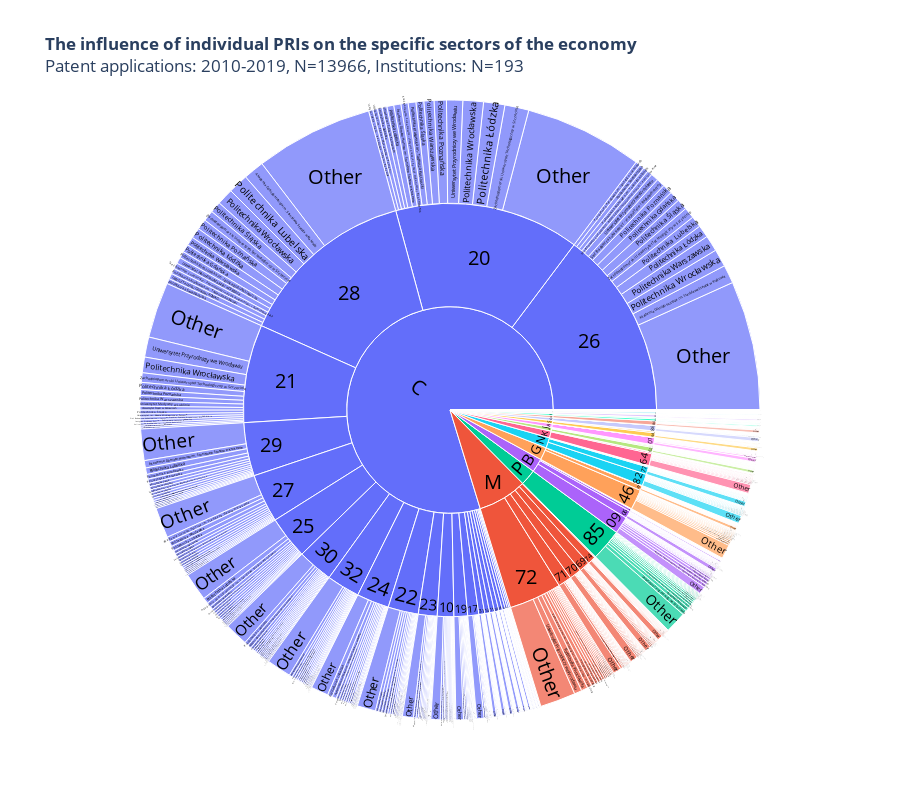

Notebook code cell kept with this figure:
### Code cell
# Define top n instutions and other group by the sum of percent in given nace category 
def top_n_institutions(plot_data, n=10):
        
    l_df = plot_data.groupby(['nace_code', 'nace'])['percent'].nlargest(n).reset_index()
    l_df['institution'] = l_df['level_2'].apply(lambda i: plot_data.iloc[i]['institution'])
    del l_df['level_2']

    l_df_all = plot_data.groupby(['nace_code', 'nace'])['percent'].sum().reset_index()
    l_df_all['institution'] = 'Other'

    l_df_all['percent'] =  l_df_all['percent']  - l_df.groupby(['nace_code', 'nace']).sum().reset_index()['percent']

    return pd.concat([l_df, l_df_all], axis=0)


# Create plotly sunburst chart with nace_code as first level of the pie  and nace as outer layer
def plot_pie(plot_data, title):

    parent_df = plot_data.groupby('nace_code').sum().reset_index()
    parent_df['percent'] = parent_df['percent'] / parent_df['percent'].sum() * 100
    
    parent_ids = parent_df['nace_code'].tolist()
    parent_labels = parent_df['nace_code'].tolist()
    parent_values = parent_df['percent'].tolist()
    
    child_df = plot_data.groupby(['nace_code','nace']).sum().reset_index()
    child_df['percent'] = child_df['percent'] / child_df['percent'].sum() * 100
    
    child_ids = child_df['nace'].tolist()
    child_labels = child_df['nace'].tolist()
    child_parents = child_df['nace_code'].tolist()
    child_values = child_df['percent'].tolist()
    
    
    
    child_child_df = plot_data.groupby(['nace_code', 'nace', 'institution']).sum().reset_index()
    
    child_child_df['percent'] = child_child_df['percent'] / child_child_df['percent'].sum() * 100
    
    child_child_ids = [ n+'/'+i for n,i in zip( child_child_df['nace'].tolist(), child_child_df['institution'].tolist() ) ]
    child_child_labels = child_child_df['institution'].tolist()
    child_child_parents = child_child_df['nace'].tolist()
    child_child_values = child_child_df['percent'].tolist()
    
    
    
    # Get ids
    ids = parent_ids + child_ids + child_child_ids
    values = parent_values + child_values  + child_child_values
    
    # Get parents
    parents = [''] * len(parent_ids) + child_parents + child_child_parents
    
    # ids 
    labels = parent_labels + child_labels  + child_child_labels
    
    
    def do_mapping(id):
        if id in code_label_mapping:
            return code_label_mapping[id]
        return id 
    
    
    
    customdata = [do_mapping(id) for id in ids ] 
    
    
    
    sunburst = go.Sunburst(
                      labels=labels,
                      values=values,
                      branchvalues='total',
                      customdata=customdata,
                      parents=parents,
                      ids=ids,
                      marker={'colors': ['nace_code']})

    # Create a Figure object and add the sunburst to it
    fig = go.Figure(sunburst)

    # Set the size of the figure
    fig.update_layout(title=title, height=800)

    # Set the labels for the sunburst segments
    fig.update_traces(hovertemplate='<b>%{customdata}</b><br>Percent: %{value:.2f}%', textfont=dict(size=20, color='#000000'))

    # Set the colors for the sunburst segments
    #fig.marker.colors = px.colors.qualitative.Dark24

    return fig



plot_data = patent_sector.groupby(['kind', 'nace_code', 'nace', 'institution'])['percent'].sum().reset_index()

plot_data = top_n_institutions(plot_data, n=15)

pie_f = plot_pie(plot_data, f'<b>The influence of individual PRIs on the specific sectors of the economy</b> <br>{subtitle}')

#cs_py.plot(pie_f, filename = 'institute_nace_impact_pie', auto_open=False)


pie_f

### Figure 1 — Plotly figure (JSON) as saved in the notebook; plotly's stock layout.template omitted (floating-point values rounded to 4 significant figures; data arrays with more than 128 entries replaced by an {"elided": "..."} marker saying what was removed)
{"data": [{"branchvalues": "total", "customdata": {"elided": "1517 str values"}, "hovertemplate": "<b>%{customdata}</b><br>Percent: %{value:.2f}%", "ids": {"elided": "1517 str values"}, "labels": {"elided": "1517 str values"}, "marker": {"colors": ["nace_code"]}, "parents": {"elided": "1517 str values"}, "textfont": {"color": "#000000", "size": 20}, "type": "sunburst", "values": {"elided": "1517 float values"}}], "layout": {"height": 800, "title": {"text": "<b>The influence of individual PRIs on the specific sectors of the economy</b> <br>Patent applications: 2010-2019, N=13966, Institutions: N=193"}}}
